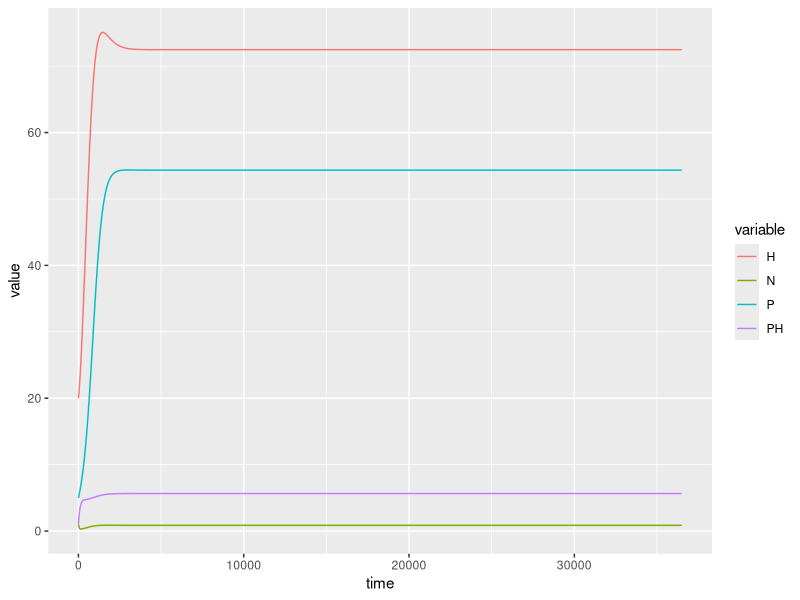

This figure's R source:
library(tidyverse)


H_mort <- 0.1
P_mort <- 0.1
Vm = 2    # max phtyoplankton growth rate
Rm = 1.1  # max fish ingestion rate, 1.1
ks = 1 # half-saturation constant for phytoplankton N uptake 
m = 0.1      # phytoplankton mortality
kg = 12      # grazing half saturation or (1/Ivlev constant)
y = 0.1  # unassimilated phytoplankton fraction
#g = 0.001      # fish mortality
e <- 0.2
r_H <- 0.3
r_P <- 0.3
b <- 0.3
c <- 0.5
d <- 100
K_P <- 50
K_H <- 100


ingestion <- function(predation_type, kg, P){
  if (predation_type == 'quadratic'){
    I = P^2/(kg^2+P^2)
  }   
  else if (predation_type == 'Ivlev'){
    I = 1-exp(-kg^P) 
  }
  else if (predation_type == 'M-P'){
    I = kg^-1*P*(1-exp(-kg^-1*P))
  }
  else {
    I = P/(kg+P) 
  }
  return(I)
}
predation_type = 'M-P'


dt = 0.01
timesteps = 365*100

prod <- array(NA, dim = c(timesteps))
pmort <- array(NA, dim = c(timesteps))
grazing <- array(NA, dim = c(timesteps))
PH <- array(NA, dim = c(timesteps))
N <- array(NA, dim = c(timesteps))
H <- array(NA, dim = c(timesteps))
P <- array(NA, dim = c(timesteps))

PH[1] <- 1
N[1] <- 1
H[1] <- 20
P[1] <- 5

#LOOP
#Rm (max fish ingestion rate) and Vm (max phyto growth rate) are daily rates i think
#growth rate of of Predator is annual
#conversion of phytoplankton to herbivore biomass

for(t in 2:timesteps){
prod[t-1] = PH[t-1] * ((Vm * N[t-1])/ ks + N[t-1])
pmort[t-1] = PH[t-1] * m
grazing[t-1] = Rm * ingestion(predation_type, kg, PH[t-1]) * H[t-1]

PH[t] = PH[t-1] + (prod[t-1] - pmort[t-1] - grazing[t-1]) *dt
N[t] = N[t-1] + ((-prod[t-1] + pmort[t-1] + y*grazing[t-1] + (H_mort * H[t-1]) + 
                    (P_mort * P[t-1])) *dt)

H[t] = H[t-1] + ((r_H * H[t-1]) * (1 - H[t-1] / K_H) + ((1-y) * grazing[t-1]) - (H_mort*H[t-1]) -
                   (c * H[t-1] * P[t-1]) / (d + H[t-1])
) * dt

P[t] = P[t-1] + (r_P * P[t-1] * (1 - P[t-1] / K_P) - (P_mort*P[t-1]) +
                   (b * H[t-1] * P[t-1]) / (d + H[t-1])
                ) * dt
}


df <- data.frame(N, PH, H, P)
time <- c(1:timesteps)
df <- cbind(df, time)
df_long <- df %>% pivot_longer(N:P, names_to = "variable", values_to = "value")

ggplot(data=df_long, aes(x=time, y = value, col=variable)) + geom_line()














##old
#H[t] = H[t-1] + (((1-y) * grazing[t-1]) * (1 - H[t-1] / K_H) - (H_mort*H[t-1]) - 
#                  (c * H[t-1] * P[t-1] / (d + H[t-1]))) * dt

#H[t] = H[t-1] + (((1-y) * grazing[t-1]) * (1 - H[t-1] / K_H) - (H_mort*H[t-1]) -
#                  (c * H[t-1] * P[t-1]) / (d + H[t-1])
#               ) * dt

#P[t] = P[t-1] + (e * c * H[t-1] * P[t-1] / (d + H[t-1]) - (P_mort*P[t-1])) * dt